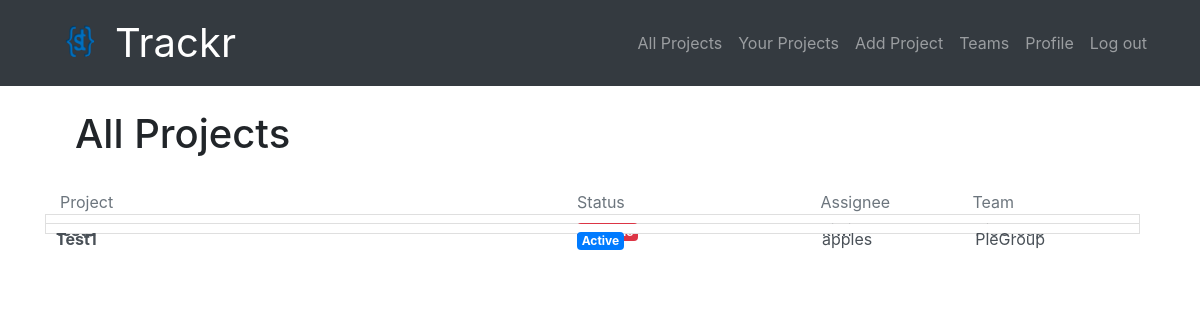
Before: /projects/ (signed in) with the older database file.
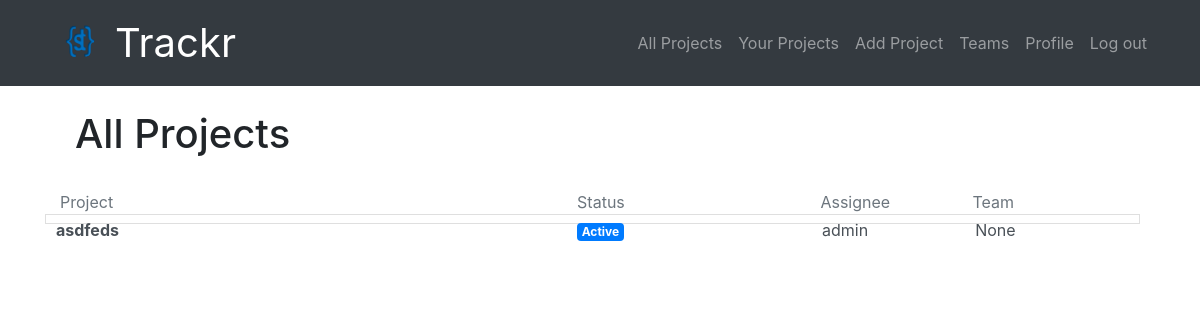
After: the same page with the newer database file.
### projects/models.py (models this page shows, shortened)
class Project(models.Model):
    id = models.AutoField(primary_key=True)
    project_name = models.CharField(max_length=256)
    worker = models.ForeignKey(User,related_name='projects',null=True,on_delete=models.SET_NULL)
    created_by = models.ForeignKey(User,related_name='created',null=True,on_delete=models.SET_NULL)
    description = models.TextField()
    created_at = models.DateTimeField(default=timezone.now)
    due_date = models.DateTimeField()
    status = models.CharField(max_length=20,choices=status)
    completed_on = models.DateTimeField(blank=True,null=True)
    team = models.ForeignKey(Team,related_name='projects',null=True,blank=True,on_delete=models.SET_NULL)
    def save(self,*args,**kwargs):
        super().save(*args,**kwargs)
    def checkStatus(self):
        today = date.today()
        dt = self.due_date.date()
        if dt < today:
            self.status = 'Past Due'
        self.save()
    class Meta():
        ordering = ['-created_at']
        unique_together = ['worker','project_name']

### teams/models.py (models this page shows, shortened)
class Team(models.Model):
    name = models.CharField(max_length=255, unique=True)
    slug = models.SlugField(allow_unicode=True, unique=True)
    description = models.TextField(blank=True, default='')
    description_html = models.TextField(editable=False, default='', blank=True)
    members = models.ManyToManyField(User,through="TeamMember")
    def __str__(self):
        return self.name
    class Meta:
        ordering = ["name"]

### projects/views.py (the view)
# urls.py: path('',views.projectList,name='all'),
@login_required
def projectList(request):
    projects = Project.objects.all()
    myFilter = ProjectFilter(request.GET, queryset=projects)
    projects = myFilter.qs
    for project in projects:
        project.checkStatus()
    context = {'projects':projects,'myFilter':myFilter}
    return render(request, 'projects/project_list.html',context)

### projects/templates/projects/project_list.html
{% extends "projects/project_base.html" %}
{% block proj_content %}
<br>
<div class="container">
  <h1>All Projects</h1>
</div>
<br>
<div class="d-flex justify-content-center">
  <div class="container list-group">
    <div class="d-flex justify-content-between align-items-center row">
      <div class="col-sm-5 text-muted">Project</div>
      <div class="col-sm-2 text-muted">Status</div>
      <div class="col-sm-1 text-muted">Assignee</div>
      <div class="col-sm-2 text-muted">Team</div>
    {% for project in projects %}
      <a href="{% url 'projects:single' pk=project.pk %}" class="list-group-item list-group-item-action">
        <div class="d-flex justify-content-between align-items-center row">
          <div class="col-sm-5"><strong>{{project.project_name}}</strong></div>
          {% if project.status == 'Active' %}
            <div class="col-sm-2"><span class="badge badge-primary">{{project.status}}</span></div>
          {% elif project.status == 'Hold' %}
            <div class="col-sm-2"><span class="badge badge-warning">{{project.status}}</span></div>
          {% elif project.status == 'Past Due' %}
            <div class="col-sm-2"><span class="badge badge-danger">{{project.status}}</span></div>
          {% else %}
            <div class="col-sm-2"><span class="badge badge-success">{{project.status}}</span></div>
          {% endif %}
          <div class="col-sm-1">{{project.worker}}</div>
          <div class="col-sm-2">{{project.team}}</div>
        </div>
      </a>
    {% endfor %}
  </div>
</div>
{% endblock %}

Changed rows visible on the page:
removed Project: project_name "Test1", status "Active", worker "apples", team "PieGroup"
added Project: project_name "asdfeds", status "Active", worker "admin", team "None"
